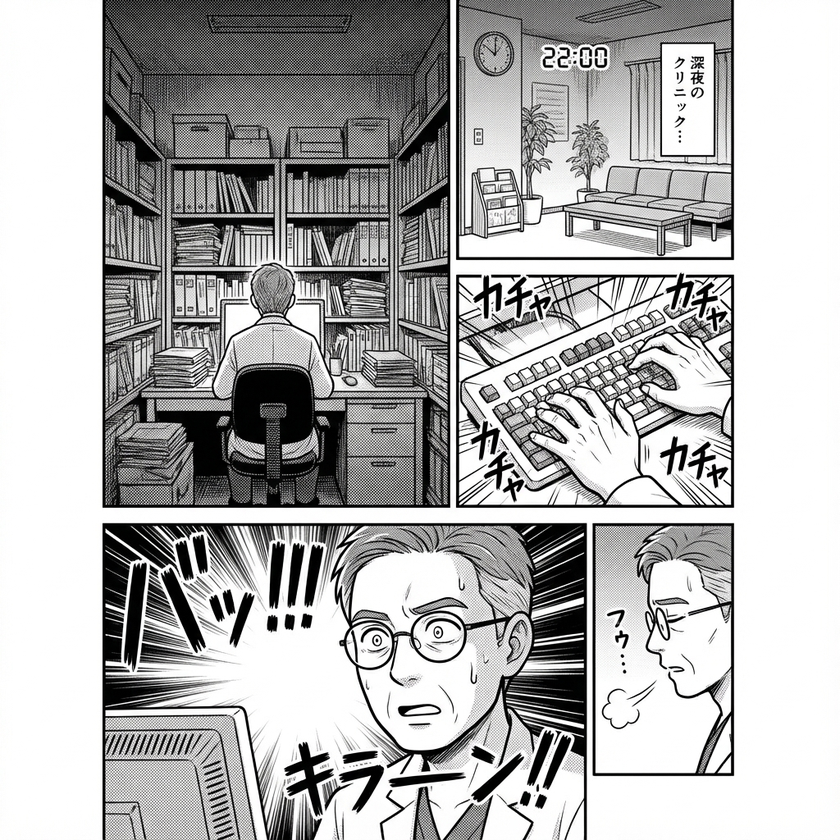
#> input picture manga/comic/chapter1/page1_full_v10.png, 840 x 840 px, shrunk from 1024 x 1024 before the run, found by its file name
$ python crop_borders.py
#> lines starting #> are read from the running program, lines starting #| are printed output that depends on the picture; after the words box and inside, x2 and y2 are one past the last pixel; in counts of white or black regions, pixels touching at a corner belong together

from PIL import Image, ImageOps
import sys
import os

def crop_borders(input_path, output_path, target_ratio=(3, 4)):
#> called with target_ratio = (3, 4)
    try:
        img = Image.open(input_path).convert("RGB")
#> img is the input picture: PIL image 840x840 RGB; mean R, G, B 178.4, 178.2, 178

        # 1. Detect content bounding box (remove white borders)
        # Invert -> Threshold -> GetBBox is a robust way for line art
        gray = ImageOps.grayscale(img)
        # Invert so content is white, background is black
        inverted = ImageOps.invert(gray)
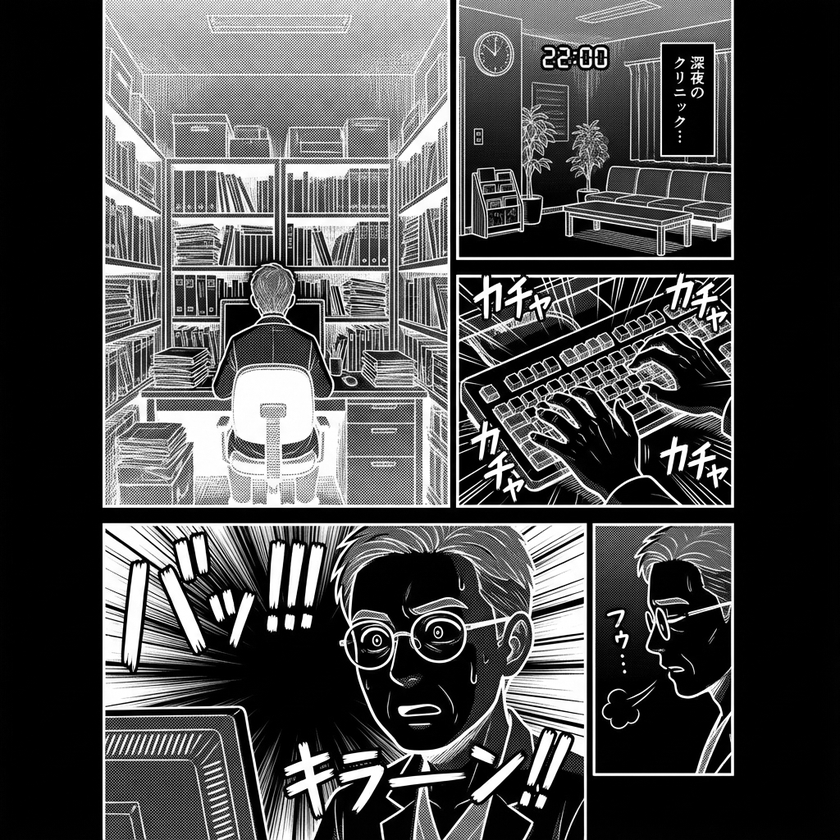
#> inverted: PIL image 840x840 L; min 0, max 255, mean 76.7
        # Threshold to remove compression noise (treat near-white as black)
        threshold = 240
        binary = inverted.point(lambda p: 255 if p > (255 - threshold) else 0)
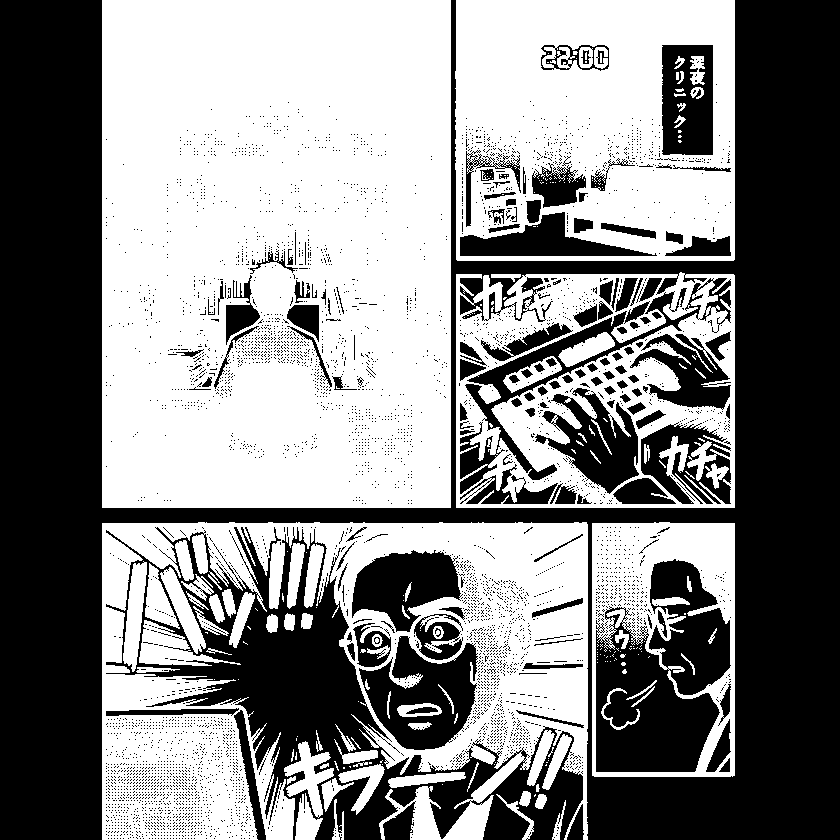
#> binary: PIL image 840x840 L; 52.9% white; 4886 black regions (4739 under 20 px), largest, box (x1, y1, x2, y2) and area: (0, 0, 840, 840) 201615, (106, 527, 583, 840) 38361, (596, 559, 731, 772) 18755

        bbox = binary.getbbox()
#> bbox = (102, 0, 735, 840)

        if bbox:
            print(f"Original Size: {img.size}")
#| Original Size: (840, 840)
            print(f"Content BBox: {bbox}")
#| Content BBox: (102, 0, 735, 840)

            # Add Padding
            padding = 50
            left = max(0, bbox[0] - padding)
#> left = 52
            top = max(0, bbox[1] - padding)
#> top = 0
            right = min(img.width, bbox[2] + padding)
#> right = 785
            bottom = min(img.height, bbox[3] + padding)
#> bottom = 840

            img_cropped = img.crop((left, top, right, bottom))
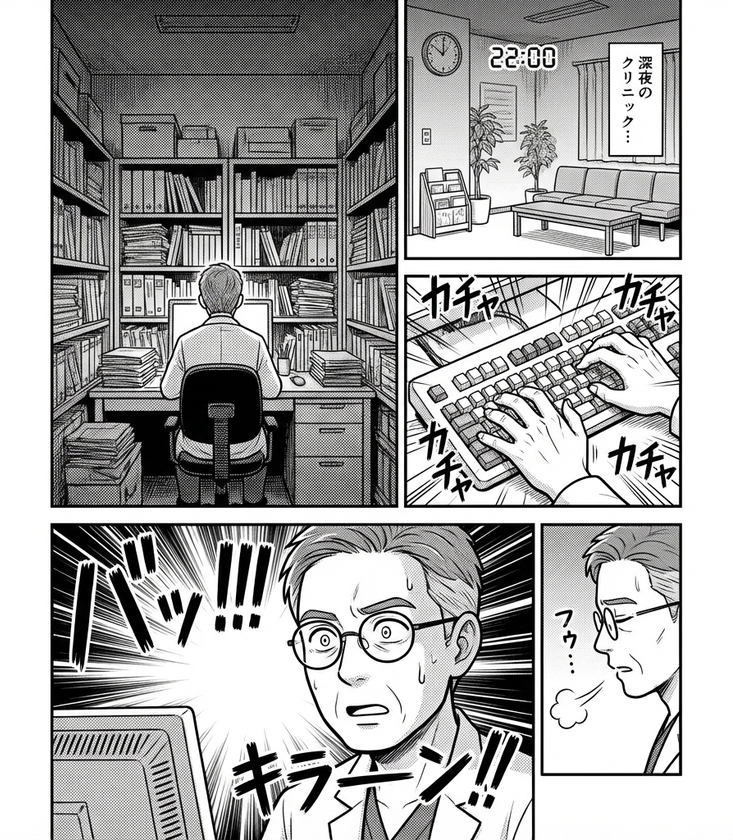
#> img_cropped: PIL image 733x840 RGB; mean R, G, B 167.2, 167.1, 166.8

            # 2. Check Ratio
            w, h = img_cropped.size
#> w = 733; h = 840
            current_ratio = w / h
#> current_ratio = 0.873
            target_ratio_val = target_ratio[0] / target_ratio[1] # 0.75

            print(f"Cropped Size: {w}x{h}")
#| Cropped Size: 733x840
            print(f"Current Ratio: {current_ratio:.3f}, Target Ratio: {target_ratio_val:.3f}")
#| Current Ratio: 0.873, Target Ratio: 0.750

            # User asked to "cut to 3:4".
            # If image is too tall (e.g. B5 1:1.41 = 0.70), we need to crop top/bottom to make it 0.75?
            # Or if image is too wide, crop sides.
            # But user said "cut horizontal blank parts", implying it's currently too wide (has bars).
            # Let's save the content crop first.

            img_cropped.save(output_path)
            print(f"Saved cropped image to {output_path}")
        else:
            print("No content found!")

    except Exception as e:
        print(f"Error: {e}")

if __name__ == "__main__":
    input_file = "/Users/suguruhirayama/Chrome_to_Medical/manga/comic/chapter1/page1_full_v10.png"
    output_file = "/Users/suguruhirayama/Chrome_to_Medical/manga/comic/chapter1/page1_final.png"
    crop_borders(input_file, output_file)

$ run again, with manga/comic/chapter1/page1_full_v1.png copied over manga/comic/chapter1/page1_full_v10.png
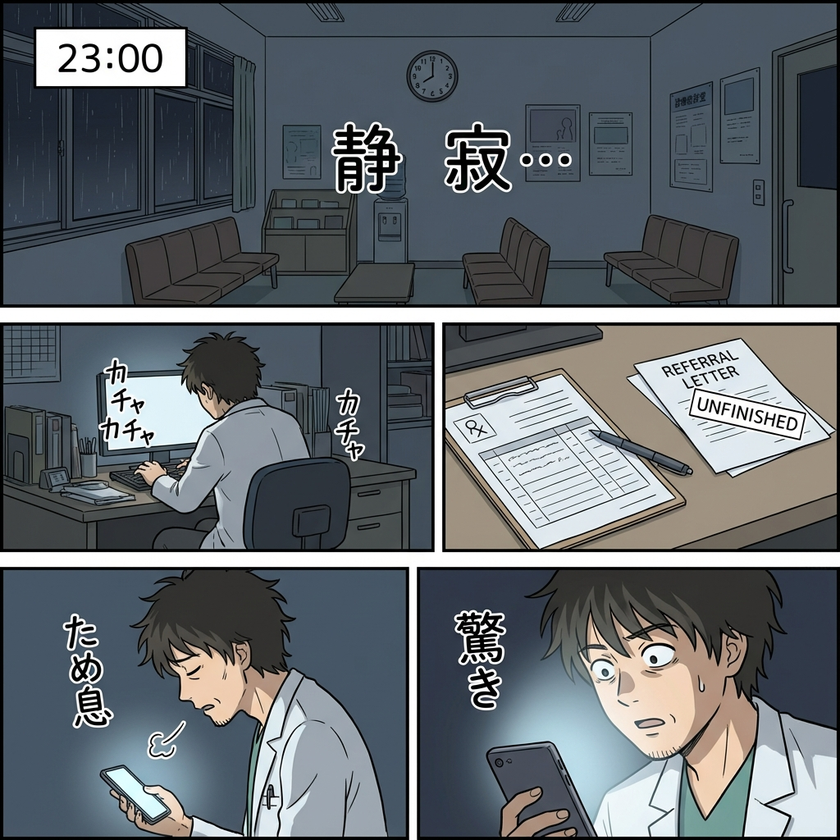
#> input picture manga/comic/chapter1/page1_full_v1.png, 840 x 840 px, shrunk from 1024 x 1024 before the run, found by its file name
#> in crop_borders, img is the input picture: PIL image 840x840 RGB; mean R, G, B 98.9, 105.1, 110.1
#> in crop_borders, `inverted = ImageOps.invert(gray)`:
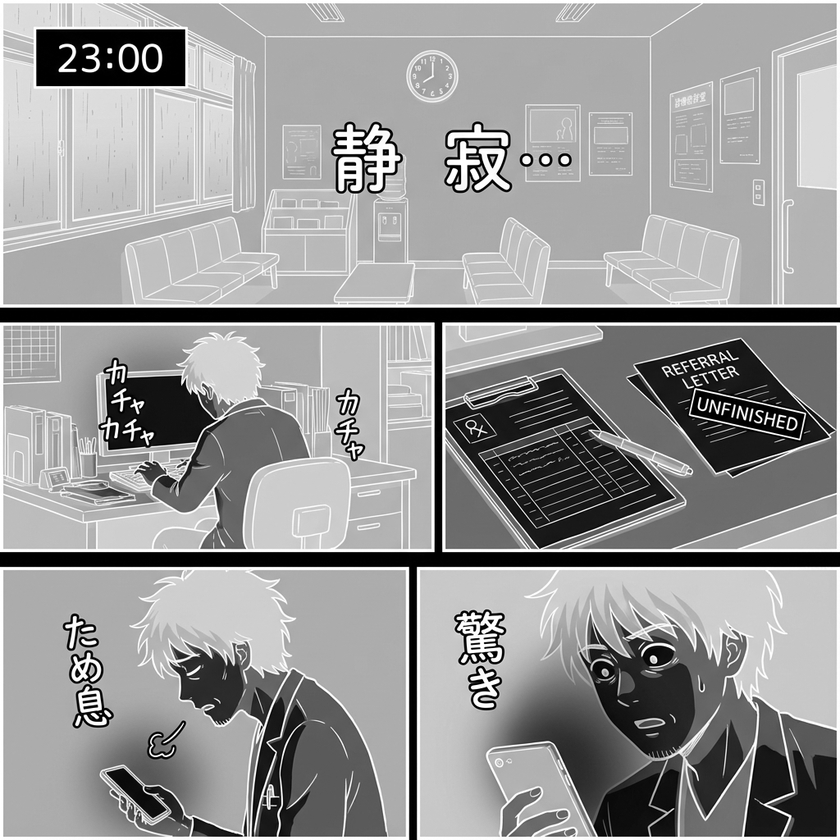
#> inverted: PIL image 840x840 L; min 0, max 255, mean 151.2
#> in crop_borders, `binary = inverted.point(lambda p: 255 if p > (255 - threshold) else 0)`:
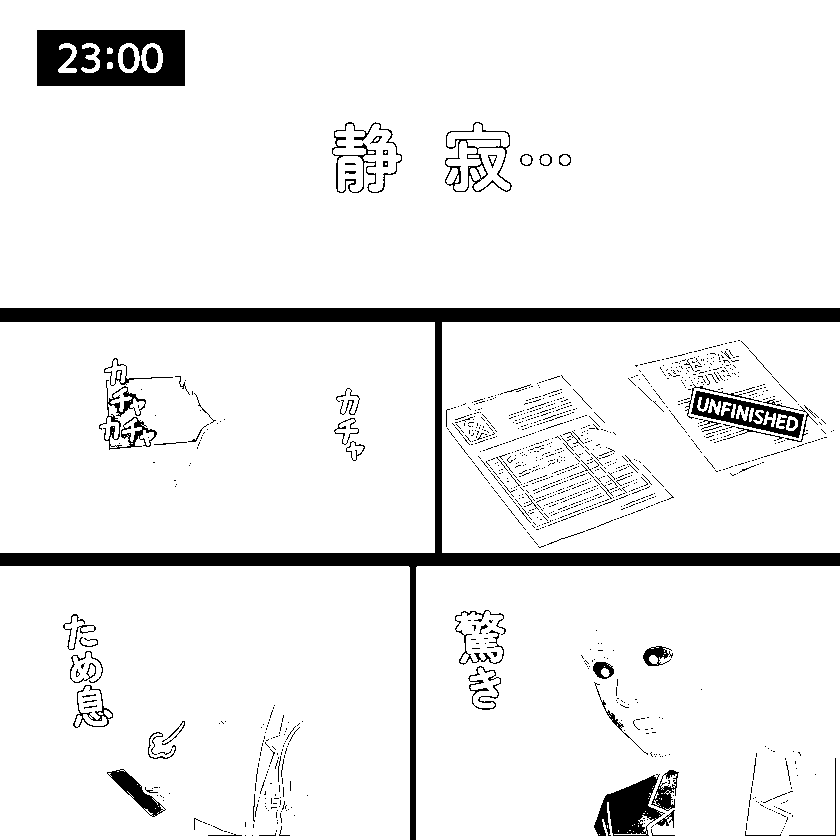
#> binary: PIL image 840x840 L; 93% white; 1398 black regions (1332 under 20 px), largest, box (x1, y1, x2, y2) and area: (0, 308, 840, 840) 25943, (37, 30, 185, 86) 6602, (594, 774, 665, 836) 2378
#> bbox = (0, 0, 840, 840)
#| Original Size: (840, 840)
#| Content BBox: (0, 0, 840, 840)
#> left = 0
#> right = 840
#| Cropped Size: 840x840
#| Current Ratio: 1.000, Target Ratio: 0.750

$ run again, with manga/comic/chapter1/page1_full_v11.png copied over manga/comic/chapter1/page1_full_v10.png
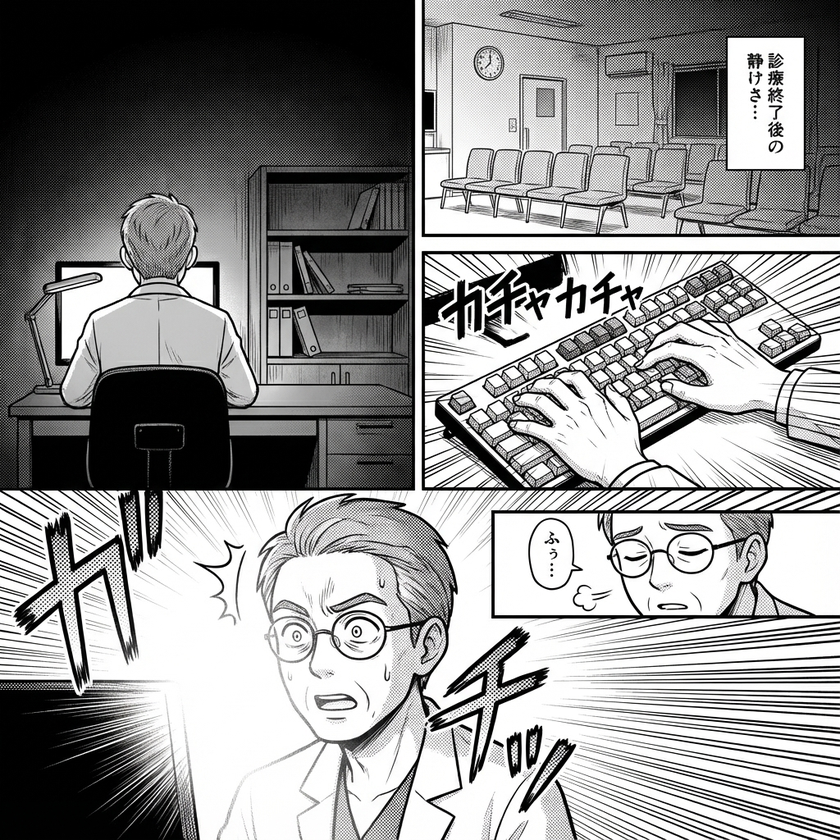
#> input picture manga/comic/chapter1/page1_full_v11.png, 840 x 840 px, shrunk from 1024 x 1024 before the run, found by its file name
#> in crop_borders, img is the input picture: PIL image 840x840 RGB; mean R, G, B 147.5, 147.5, 147.3
#> in crop_borders, `inverted = ImageOps.invert(gray)`:
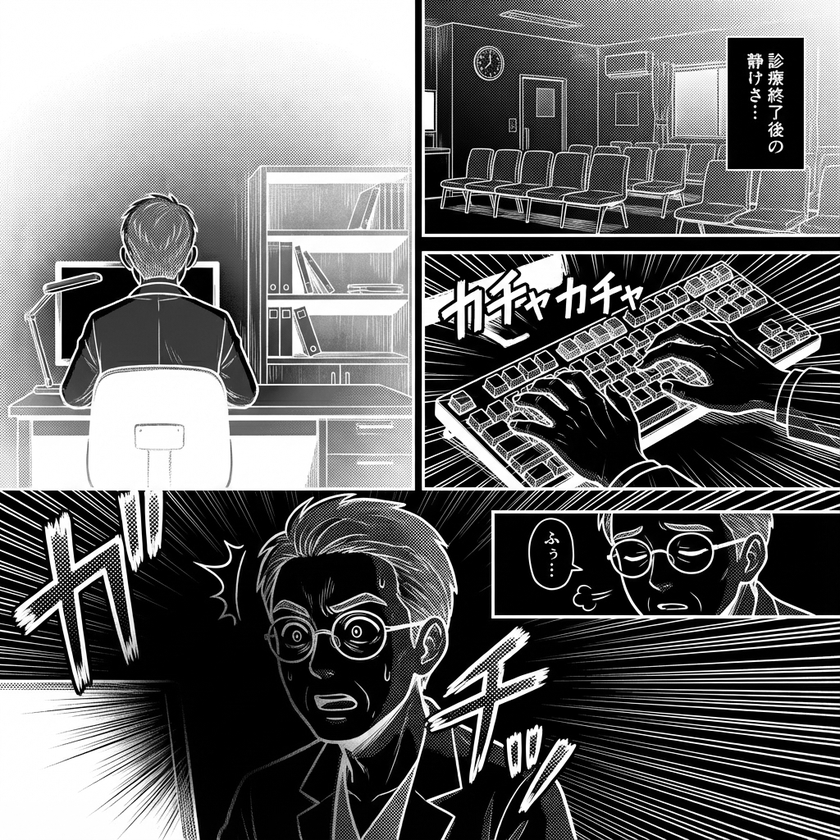
#> inverted: PIL image 840x840 L; min 0, max 255, mean 107.5
#> in crop_borders, `binary = inverted.point(lambda p: 255 if p > (255 - threshold) else 0)`:
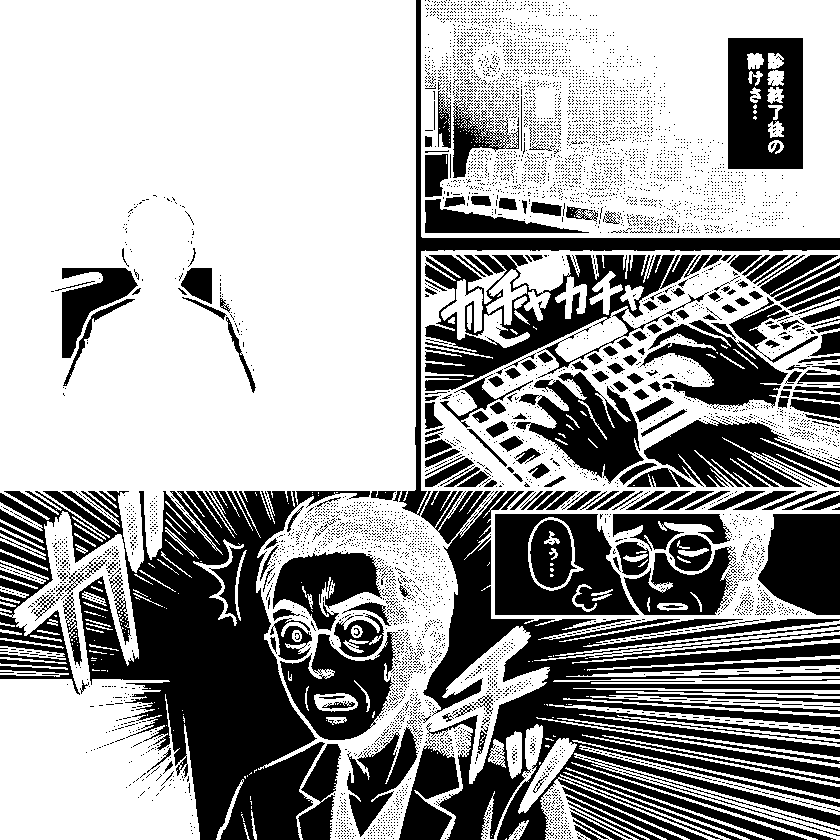
#> binary: PIL image 840x840 L; 64% white; 6606 black regions (6367 under 20 px), largest, box (x1, y1, x2, y2) and area: (0, 491, 370, 840) 53105, (423, 491, 840, 840) 51320, (425, 255, 709, 391) 12767
#> bbox = (0, 0, 840, 840)
#| Original Size: (840, 840)
#| Content BBox: (0, 0, 840, 840)
#> left = 0
#> right = 840
#| Cropped Size: 840x840
#| Current Ratio: 1.000, Target Ratio: 0.750

$ run again, with manga/comic/chapter1/page1_full_v3.png copied over manga/comic/chapter1/page1_full_v10.png
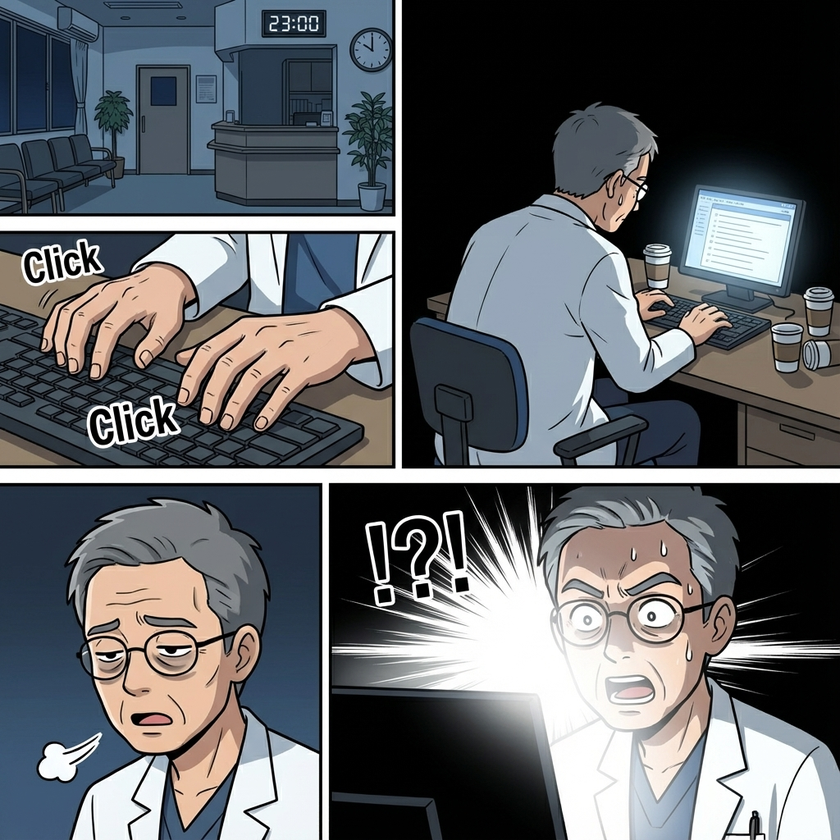
#> input picture manga/comic/chapter1/page1_full_v3.png, 840 x 840 px, shrunk from 1024 x 1024 before the run, found by its file name
#> in crop_borders, img is the input picture: PIL image 840x840 RGB; mean R, G, B 97.1, 99.7, 103.3
#> in crop_borders, `inverted = ImageOps.invert(gray)`:
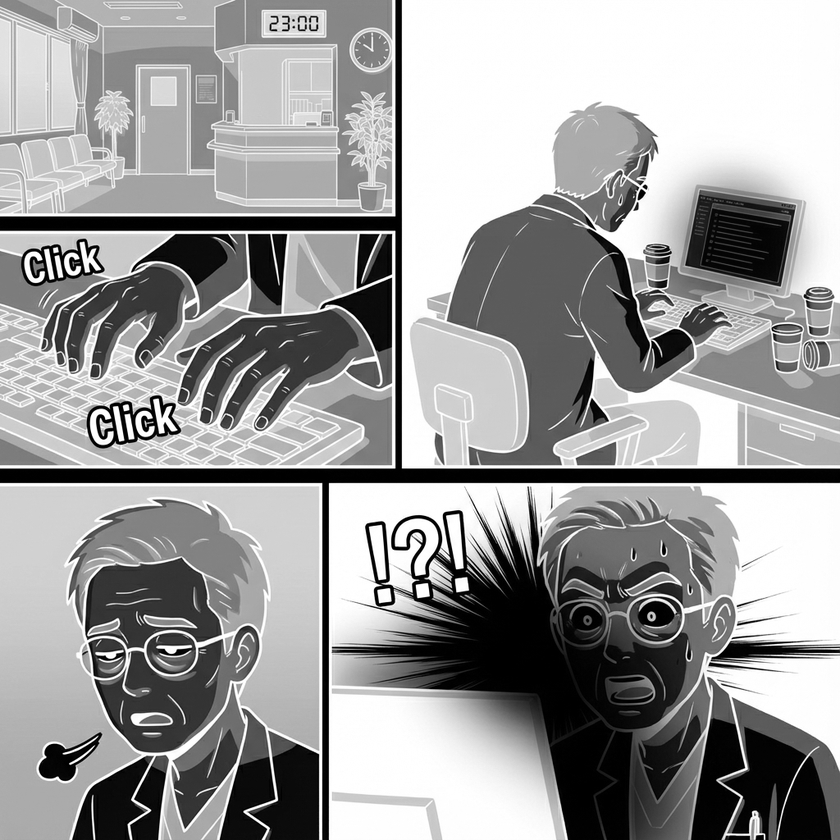
#> inverted: PIL image 840x840 L; min 0, max 255, mean 155.7
#> in crop_borders, `binary = inverted.point(lambda p: 255 if p > (255 - threshold) else 0)`:
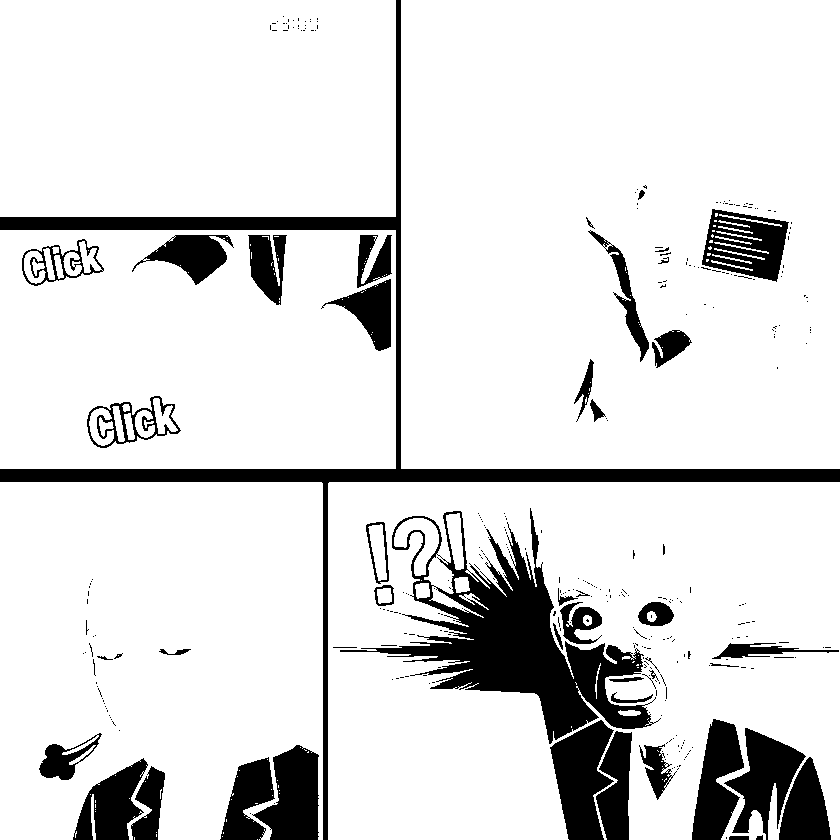
#> binary: PIL image 840x840 L; 86.8% white; 342 black regions (294 under 20 px), largest, box (x1, y1, x2, y2) and area: (340, 508, 661, 744) 20790, (0, 0, 840, 840) 20205, (550, 720, 614, 840) 4746
#> bbox = (0, 0, 840, 840)
#| Original Size: (840, 840)
#| Content BBox: (0, 0, 840, 840)
#> left = 0
#> right = 840
#| Cropped Size: 840x840
#| Current Ratio: 1.000, Target Ratio: 0.750
